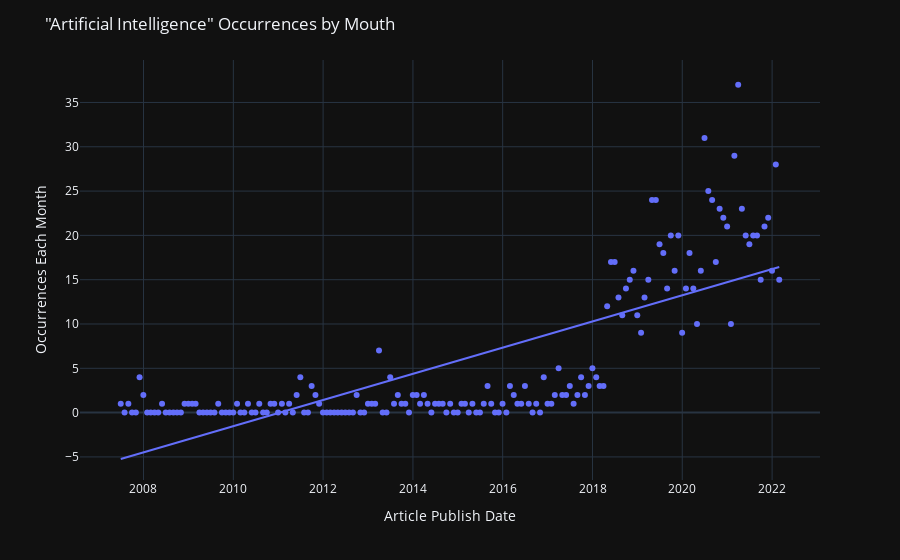

This figure's notebook cell:
### Markdown cell above
## Scatter Plot Method

### Code cell
rawData.makeScatterPlotByTag('artificial intelligence', trend='ols')

### Figure 1 — Plotly figure (JSON) as saved in the notebook; plotly's stock layout.template omitted (floating-point values rounded to 4 significant figures; data arrays with more than 128 entries replaced by an {"elided": "..."} marker saying what was removed)
{"data": [{"hovertemplate": "date=%{x}<br>occurrences=%{y}<extra></extra>", "legendgroup": "", "marker": {"color": "#636efa", "symbol": "circle"}, "mode": "markers", "name": "", "orientation": "v", "showlegend": false, "x": {"elided": "177 str values"}, "xaxis": "x", "y": {"elided": "177 int values"}, "yaxis": "y", "type": "scatter"}, {"hovertemplate": "<b>OLS trendline</b><br>occurrences = 4.67985e-08 * date + -60.6058<br>R<sup>2</sup>=0.580239<br><br>date=%{x}<br>occurrences=%{y} <b>(trend)</b><extra></extra>", "legendgroup": "", "marker": {"color": "#636efa", "symbol": "circle"}, "mode": "lines", "name": "", "showlegend": false, "x": {"elided": "177 str values"}, "xaxis": "x", "y": {"elided": "177 float values"}, "yaxis": "y", "type": "scatter"}], "layout": {"xaxis": {"anchor": "y", "domain": [0.0, 1.0], "title": {"text": "Article Publish Date"}}, "yaxis": {"anchor": "x", "domain": [0.0, 1.0], "title": {"text": "Occurrences Each Month"}}, "legend": {"tracegroupgap": 0}, "margin": {"t": 60}, "title": {"text": "\"Artificial Intelligence\" Occurrences by Mouth"}}}
